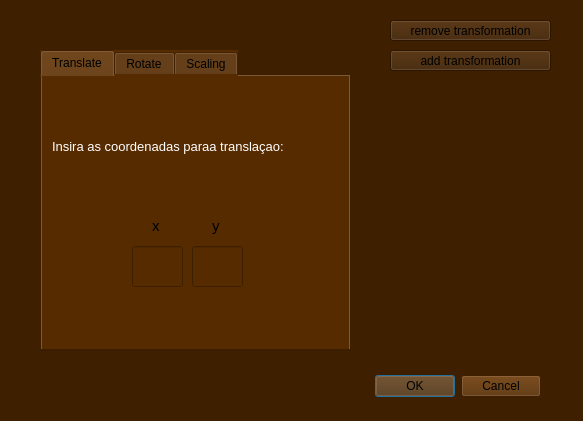
<?xml version="1.0" encoding="UTF-8"?>
<ui version="4.0">
 <class>Dialog</class>
 <widget class="QDialog" name="Dialog">
  <property name="geometry">
   <rect>
    <x>0</x>
    <y>0</y>
    <width>583</width>
    <height>421</height>
   </rect>
  </property>
  <property name="windowTitle">
   <string>Dialog</string>
  </property>
  <property name="styleSheet">
   <string notr="true">background-color: rgb(62, 31, 0);</string>
  </property>
  <widget class="QTabWidget" name="tabWidget">
   <property name="geometry">
    <rect>
     <x>40</x>
     <y>50</y>
     <width>311</width>
     <height>301</height>
    </rect>
   </property>
   <property name="styleSheet">
    <string notr="true">background-color: rgb(86, 43, 0);</string>
   </property>
   <property name="currentIndex">
    <number>0</number>
   </property>
   <widget class="QWidget" name="translate_tab">
    <property name="toolTip">
     <string>&lt;html&gt;&lt;head/&gt;&lt;body&gt;&lt;p&gt;&lt;br/&gt;&lt;/p&gt;&lt;/body&gt;&lt;/html&gt;</string>
    </property>
    <attribute name="title">
     <string>Translate</string>
    </attribute>
    <widget class="QLabel" name="label_10">
     <property name="geometry">
      <rect>
       <x>10</x>
       <y>40</y>
       <width>301</width>
       <height>61</height>
      </rect>
     </property>
     <property name="font">
      <font>
       <pointsize>10</pointsize>
      </font>
     </property>
     <property name="text">
      <string>&lt;html&gt;&lt;head/&gt;&lt;body&gt;&lt;p align=&quot;justify&quot;&gt;&lt;span style=&quot; color:#ffffff;&quot;&gt;Insira as coordenadas paraa translaçao:&lt;/span&gt;&lt;/p&gt;&lt;/body&gt;&lt;/html&gt;</string>
     </property>
    </widget>
    <widget class="QWidget" name="widget_3" native="true">
     <property name="geometry">
      <rect>
       <x>70</x>
       <y>140</y>
       <width>161</width>
       <height>91</height>
      </rect>
     </property>
     <widget class="QLineEdit" name="x_translate">
      <property name="geometry">
       <rect>
        <x>20</x>
        <y>30</y>
        <width>51</width>
        <height>41</height>
       </rect>
      </property>
     </widget>
     <widget class="QLineEdit" name="y_translate">
      <property name="geometry">
       <rect>
        <x>80</x>
        <y>30</y>
        <width>51</width>
        <height>41</height>
       </rect>
      </property>
     </widget>
     <widget class="QLabel" name="label_3">
      <property name="geometry">
       <rect>
        <x>100</x>
        <y>0</y>
        <width>21</width>
        <height>20</height>
       </rect>
      </property>
      <property name="font">
       <font>
        <pointsize>11</pointsize>
       </font>
      </property>
      <property name="text">
       <string>y</string>
      </property>
     </widget>
     <widget class="QLabel" name="label">
      <property name="geometry">
       <rect>
        <x>40</x>
        <y>0</y>
        <width>21</width>
        <height>20</height>
       </rect>
      </property>
      <property name="font">
       <font>
        <pointsize>11</pointsize>
       </font>
      </property>
      <property name="text">
       <string>x</string>
      </property>
     </widget>
    </widget>
   </widget>
   <widget class="QWidget" name="rotate_tab">
    <attribute name="title">
     <string>Rotate</string>
    </attribute>
    <widget class="QRadioButton" name="rotate_origin_button">
     <property name="geometry">
      <rect>
       <x>30</x>
       <y>30</y>
       <width>221</width>
       <height>20</height>
      </rect>
     </property>
     <property name="styleSheet">
      <string notr="true"/>
     </property>
     <property name="text">
      <string>Rotate about the origin</string>
     </property>
    </widget>
    <widget class="QRadioButton" name="rotate_point_button">
     <property name="geometry">
      <rect>
       <x>30</x>
       <y>70</y>
       <width>221</width>
       <height>20</height>
      </rect>
     </property>
     <property name="text">
      <string>Rotate about a point</string>
     </property>
    </widget>
    <widget class="QRadioButton" name="rotate_center_button">
     <property name="geometry">
      <rect>
       <x>30</x>
       <y>130</y>
       <width>281</width>
       <height>20</height>
      </rect>
     </property>
     <property name="text">
      <string>Rotate about the center of an object</string>
     </property>
    </widget>
    <widget class="QLabel" name="label_2">
     <property name="geometry">
      <rect>
       <x>20</x>
       <y>200</y>
       <width>131</width>
       <height>16</height>
      </rect>
     </property>
     <property name="text">
      <string>Rotation angle:</string>
     </property>
    </widget>
    <widget class="QLineEdit" name="angulo_input">
     <property name="geometry">
      <rect>
       <x>20</x>
       <y>230</y>
       <width>113</width>
       <height>22</height>
      </rect>
     </property>
    </widget>
    <widget class="QLineEdit" name="y_rotate">
     <property name="geometry">
      <rect>
       <x>240</x>
       <y>220</y>
       <width>51</width>
       <height>41</height>
      </rect>
     </property>
    </widget>
    <widget class="QLineEdit" name="x_rotate">
     <property name="geometry">
      <rect>
       <x>170</x>
       <y>220</y>
       <width>51</width>
       <height>41</height>
      </rect>
     </property>
    </widget>
    <widget class="QLabel" name="label_7">
     <property name="geometry">
      <rect>
       <x>260</x>
       <y>180</y>
       <width>21</width>
       <height>20</height>
      </rect>
     </property>
     <property name="font">
      <font>
       <pointsize>11</pointsize>
      </font>
     </property>
     <property name="text">
      <string>y</string>
     </property>
    </widget>
    <widget class="QLabel" name="label_8">
     <property name="geometry">
      <rect>
       <x>180</x>
       <y>180</y>
       <width>21</width>
       <height>20</height>
      </rect>
     </property>
     <property name="font">
      <font>
       <pointsize>11</pointsize>
      </font>
     </property>
     <property name="text">
      <string>x</string>
     </property>
    </widget>
   </widget>
   <widget class="QWidget" name="scaling_tab">
    <attribute name="title">
     <string>Scaling</string>
    </attribute>
    <widget class="QLabel" name="label_9">
     <property name="geometry">
      <rect>
       <x>10</x>
       <y>70</y>
       <width>291</width>
       <height>41</height>
      </rect>
     </property>
     <property name="font">
      <font>
       <pointsize>10</pointsize>
      </font>
     </property>
     <property name="text">
      <string>&lt;html&gt;&lt;head/&gt;&lt;body&gt;&lt;p&gt;&lt;span style=&quot; color:#ffffff;&quot;&gt;Insira as coordenadas para o escalonamento:&lt;/span&gt;&lt;/p&gt;&lt;/body&gt;&lt;/html&gt;</string>
     </property>
    </widget>
    <widget class="QWidget" name="widget" native="true">
     <property name="geometry">
      <rect>
       <x>70</x>
       <y>150</y>
       <width>151</width>
       <height>81</height>
      </rect>
     </property>
     <widget class="QLabel" name="label_4">
      <property name="geometry">
       <rect>
        <x>40</x>
        <y>0</y>
        <width>21</width>
        <height>20</height>
       </rect>
      </property>
      <property name="font">
       <font>
        <pointsize>11</pointsize>
       </font>
      </property>
      <property name="text">
       <string>x</string>
      </property>
     </widget>
     <widget class="QLineEdit" name="x_scaling">
      <property name="geometry">
       <rect>
        <x>20</x>
        <y>30</y>
        <width>51</width>
        <height>41</height>
       </rect>
      </property>
     </widget>
     <widget class="QLineEdit" name="y_scaling">
      <property name="geometry">
       <rect>
        <x>80</x>
        <y>30</y>
        <width>51</width>
        <height>41</height>
       </rect>
      </property>
     </widget>
     <widget class="QLabel" name="label_5">
      <property name="geometry">
       <rect>
        <x>100</x>
        <y>0</y>
        <width>21</width>
        <height>20</height>
       </rect>
      </property>
      <property name="font">
       <font>
        <pointsize>11</pointsize>
       </font>
      </property>
      <property name="text">
       <string>y</string>
      </property>
     </widget>
    </widget>
   </widget>
  </widget>
  <widget class="QDialogButtonBox" name="ok_cancel_transform">
   <property name="geometry">
    <rect>
     <x>200</x>
     <y>370</y>
     <width>341</width>
     <height>32</height>
    </rect>
   </property>
   <property name="styleSheet">
    <string notr="true">background-color: rgb(86, 43, 0);</string>
   </property>
   <property name="orientation">
    <enum>Qt::Orientation::Horizontal</enum>
   </property>
   <property name="standardButtons">
    <set>QDialogButtonBox::StandardButton::Cancel|QDialogButtonBox::StandardButton::Ok</set>
   </property>
  </widget>
  <widget class="QPushButton" name="add_transform_button">
   <property name="geometry">
    <rect>
     <x>390</x>
     <y>50</y>
     <width>161</width>
     <height>21</height>
    </rect>
   </property>
   <property name="text">
    <string>add transformation</string>
   </property>
  </widget>
  <widget class="QPushButton" name="add_transform_button_2">
   <property name="geometry">
    <rect>
     <x>390</x>
     <y>20</y>
     <width>161</width>
     <height>21</height>
    </rect>
   </property>
   <property name="text">
    <string>remove transformation</string>
   </property>
  </widget>
 </widget>
 <resources/>
 <connections>
  <connection>
   <sender>ok_cancel_transform</sender>
   <signal>accepted()</signal>
   <receiver>Dialog</receiver>
   <slot>accept()</slot>
   <hints>
    <hint type="sourcelabel">
     <x>248</x>
     <y>254</y>
    </hint>
    <hint type="destinationlabel">
     <x>157</x>
     <y>274</y>
    </hint>
   </hints>
  </connection>
  <connection>
   <sender>ok_cancel_transform</sender>
   <signal>rejected()</signal>
   <receiver>Dialog</receiver>
   <slot>reject()</slot>
   <hints>
    <hint type="sourcelabel">
     <x>316</x>
     <y>260</y>
    </hint>
    <hint type="destinationlabel">
     <x>286</x>
     <y>274</y>
    </hint>
   </hints>
  </connection>
 </connections>
</ui>
